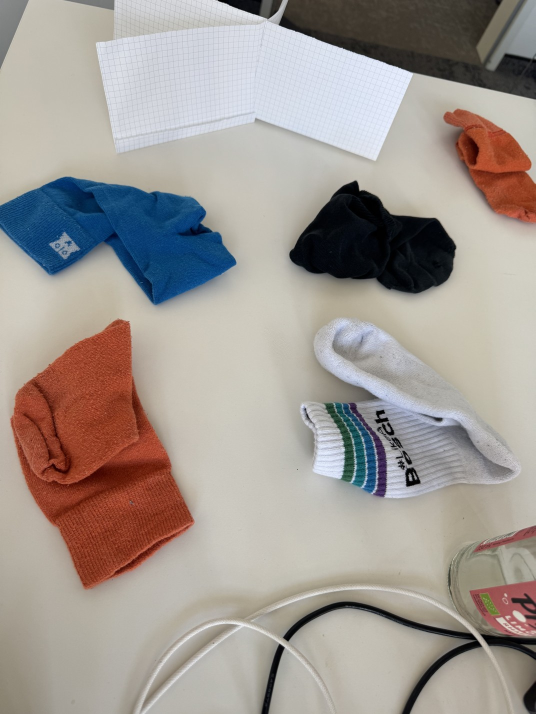
#> input picture colour_classifier/samples/scan_photo2.jpg, 1071 x 1428 px (shown at 1/2 size)
$ python test_sock_classifier.py
#> lines starting #> are read from the running program, lines starting #| are printed output that depends on the picture
### colour_classifier/sock_classifier.py
"""Sock colour classifier. Two modes:

CLOSE-UP (current plan): the arm moves to each known spot and the wrist camera
points straight at one sock. We read the middle of the frame and return one colour.

    from sock_classifier import ArmCamera, read_sock_colour
    cam = ArmCamera(0)                     # wrist webcam index (or IP-cam URL); open once
    colour = read_sock_colour(cam)         # arm at the spot -> "blue" / "empty" / "unknown"

  or, if LeRobot already owns the camera:
    colour = identify_sock(robot.get_observation()["wrist"])

  Setup (with the real wrist camera, at the real close-up pose):
    python sock_classifier.py closeup-teach --camera 1   # SPACE per sock, type its colour
    python sock_classifier.py closeup-run   --camera 1   # live check

SCAN (kept for later): the arm parks at a "scan" (null) pose where the wrist camera sees every sock
spot. Because the pose is repeatable, each spot is a fixed box in the image,
and we only need to say which colour sits in each box.

Robot integration (same Python process as the LeRobot code):

    from sock_classifier import identify_socks
    obs = robot.get_observation()          # arm parked at the scan pose
    socks = identify_socks(obs["wrist"])   # LeRobot frames are RGB (the default here)
    # -> {"spot1": "black", "spot2": "white", "spot3": "empty", "spot4": "unknown"}

Each value is a taught colour name, "empty" (if taught), or "unknown" (nothing
close enough, so don't act on it). Spots come back in a fixed order (spot1, spot2, ...).

Setup workflow (arm parked at the scan pose each time; pass the same
--width/--height as the robot's camera config):
  python sock_classifier.py capture --camera 1           # align camera, SPACE saves a picture
  python sock_classifier.py spots --image captures/latest.png   # draw a box per spot + bare table
  python sock_classifier.py teach --image captures/latest.png   # type the colour in each spot
  python sock_classifier.py run   --camera 1             # live {spot: colour}

--spots other.json uses a different set of spots (e.g. for a test photo).
`spots` / `teach` with --camera instead of --image open the same live preview
first. `teach` before `spots` exists (or with --free) lets you box each sock by
hand, so colours can be taught before the spots are decided.
"""

import argparse
import json
import sys
import time
from pathlib import Path

import cv2
import numpy as np

HERE = Path(__file__).parent
SPOTS_FILE = HERE / "spots.json"
COLOURS_FILE = HERE / "colours.json"
CLOSEUP_COLOURS_FILE = HERE / "colours_closeup.json"
# Used until `closeup-teach` has been run on this machine: taught from phone photos of our socks.
SAMPLE_CLOSEUP_COLOURS_FILE = HERE / "samples" / "colours_closeup_phone.json"
CAPTURE_DIR = HERE / "captures"

# Only the centre of each box is used, so small pose errors don't pull in the table.
SHRINK = 0.2
# A reading is "unknown" (not confident) when either:
#  - it's farther than MAX_DIST (Lab delta-E) from every taught colour, or
#  - the best match isn't clearly better than the runner-up: best distance must be
#    at most MAX_RATIO x the second-best (0.6 = runner-up at least ~1.7x farther).
MAX_DIST = 25.0
MAX_RATIO = 0.6
# Every frame is rescaled so the bare-table box reads this grey, cancelling
# exposure / white-balance drift (otherwise a dim white sock looks like the table).
TABLE_GREY = 180.0
# Close-up mode reads a centred box this fraction of the frame's width/height.
CENTRE = 0.5
# Cheap webcam handling: frames per reading (averaged + voted), seconds to let
# auto-exposure settle after opening (first frames are dark), and stale frames
# dropped before each reading (so we don't read what the camera saw mid-move).
N_FRAMES = 5
WARMUP_S = 1.5
FLUSH_FRAMES = 5
# Windows are shown at most this wide so they fit on a laptop screen.
DISPLAY_WIDTH = 1280

UNKNOWN, EMPTY = "unknown", "empty"
GREEN, ORANGE, YELLOW = (0, 220, 0), (0, 160, 255), (0, 255, 255)


# ── colour maths ────────────────────────────────────────────────────────────

def crop(frame: np.ndarray, box: list[float]) -> np.ndarray:
    """Centre part of a normalised (x, y, w, h) box."""
    h, w = frame.shape[:2]
    x, y, bw, bh = box
    x0 = int((x + bw * SHRINK / 2) * w)
    y0 = int((y + bh * SHRINK / 2) * h)
    x1 = int((x + bw * (1 - SHRINK / 2)) * w)
    y1 = int((y + bh * (1 - SHRINK / 2)) * h)
    return frame[y0:max(y1, y0 + 1), x0:max(x1, x0 + 1)]


def table_scale(frame_bgr: np.ndarray, spots: dict) -> np.ndarray:
    """Per-channel gain that makes the bare-table box read TABLE_GREY."""
    table = np.median(crop(frame_bgr, spots["_table"]).reshape(-1, 3), axis=0).astype(np.float32)
    return TABLE_GREY / np.maximum(table, 1.0)


def spot_lab(frame_bgr: np.ndarray, box: list[float], scale: np.ndarray) -> np.ndarray:
    """Median CIE-Lab colour of a spot after lighting correction."""
    patch = np.clip(crop(frame_bgr, box).astype(np.float32) * scale, 0, 255)
    lab = cv2.cvtColor(patch / 255.0, cv2.COLOR_BGR2LAB)
    return np.median(lab.reshape(-1, 3), axis=0)


def sock_spots(spots: dict) -> dict:
    return {k: v for k, v in spots.items() if not k.startswith("_")}


def to_bgr_uint8(image, rgb: bool) -> np.ndarray:
    """Accept numpy or torch, HWC or CHW, uint8 or float in [0, 1]; return BGR uint8 HWC."""
    if hasattr(image, "detach"):  # torch tensor
        image = image.detach().cpu().numpy()
    image = np.asarray(image)
    if image.ndim == 4 and image.shape[0] == 1:  # batch of one
        image = image[0]
    if image.ndim != 3:
        raise ValueError(f"Expected a colour image, got shape {image.shape}")
    if image.shape[0] == 3 and image.shape[-1] != 3:  # CHW -> HWC
        image = np.transpose(image, (1, 2, 0))
    if image.dtype != np.uint8:
        image = image.astype(np.float32)
        if image.max() <= 1.0:
            image = image * 255.0
        image = np.clip(image, 0, 255).astype(np.uint8)
    return cv2.cvtColor(image, cv2.COLOR_RGB2BGR) if rgb else image


def ranked(lab: np.ndarray, refs: dict[str, np.ndarray]) -> list[tuple[float, str]]:
    """[(distance, colour), ...] from closest to farthest taught colour."""
    return sorted((float(np.linalg.norm(r - lab, axis=1).min()), c) for c, r in refs.items())


def nearest(lab: np.ndarray, refs: dict[str, np.ndarray], max_dist: float = MAX_DIST,
            max_ratio: float = MAX_RATIO) -> tuple[str, float]:
    """Closest taught colour and its distance, or "unknown" if it isn't a confident match:
    too far from every taught colour, or almost as close to a second colour."""
    ranking = ranked(lab, refs)
    best_d, best = ranking[0]
    if best_d > max_dist:
        return UNKNOWN, best_d
    if len(ranking) > 1 and best_d > max_ratio * ranking[1][0]:
        return UNKNOWN, best_d
    return best, best_d


# [6 lines left out: function describe, not called in this run]


def centre_box(frac: float = CENTRE) -> list[float]:
    return [(1 - frac) / 2, (1 - frac) / 2, frac, frac]


def load_json(path: Path, hint: str) -> dict:
    if not path.exists():
        raise FileNotFoundError(f"{path} not found. {hint}")
    return json.loads(path.read_text())


class SockClassifier:
    """Loads spots.json + colours.json once; classify() is then a few milliseconds per frame."""

    def __init__(self, spots_file=SPOTS_FILE, colours_file=COLOURS_FILE, max_dist=MAX_DIST, max_ratio=MAX_RATIO):
        self.spots_file, self.colours_file, self.max_dist = Path(spots_file), Path(colours_file), max_dist
        self.max_ratio = max_ratio
        self.reload()

    def reload(self):
        """Re-read the files, e.g. after re-running `teach` while the robot program is running."""
        self.spots = load_json(self.spots_file, "Run `sock_classifier.py spots` first.")
        self.colours = load_json(self.colours_file, "Run `sock_classifier.py teach` first.")
        if "_table" not in self.spots:
            raise ValueError(f"{self.spots_file.name} has no bare-table box. Re-run `sock_classifier.py spots`.")
        if not self.colours:
            raise ValueError(f"{self.colours_file.name} has no colours. Run `sock_classifier.py teach`.")
        self.refs = {c: np.array(r, dtype=np.float32) for c, r in self.colours.items()}

    # [4 lines left out: function colour_names, not called in this run]

    def _check_size(self, frame: np.ndarray):
        if "_size" not in self.spots:
            return
        sw, sh = self.spots["_size"]
        h, w = frame.shape[:2]
        if abs(w / h - sw / sh) > 0.02:
            raise ValueError(f"Camera frame is {w}x{h} but spots were drawn on a {sw}x{sh} picture, so the "
                             "boxes would land in the wrong place. Set the robot camera to the same "
                             "resolution, or redo `spots` with --width/--height matching the robot config.")

    def classify_detailed(self, image, rgb: bool = True) -> dict[str, tuple[str, float]]:
        """Return {spot: (colour, distance)}; distance < ~10 is a confident match."""
        frame = to_bgr_uint8(image, rgb)
        self._check_size(frame)
        scale = table_scale(frame, self.spots)
        out = {}
        for name, box in sock_spots(self.spots).items():
            out[name] = nearest(spot_lab(frame, box, scale), self.refs, self.max_dist, self.max_ratio)
        return out

    def classify(self, image, rgb: bool = True) -> dict[str, str]:
        """Return {spot: colour} for every spot. `rgb=False` for raw OpenCV (BGR) frames."""
        return {k: v[0] for k, v in self.classify_detailed(image, rgb).items()}


_default: SockClassifier | None = None


# [11 lines left out: function identify_socks, not called in this run]


class CloseUpClassifier:
    """Close-up mode: the camera points straight at one sock; returns its colour.

    No lighting correction here (there's no bare table in view), so teach the
    colours with the same camera at the same pose the robot uses.
    """

    def __init__(self, colours_file=None, centre=CENTRE, max_dist=MAX_DIST, max_ratio=MAX_RATIO):
        if colours_file is None:
            colours_file = CLOSEUP_COLOURS_FILE
            if not colours_file.exists():
                colours_file = SAMPLE_CLOSEUP_COLOURS_FILE
                print(f"[sock_classifier] No {CLOSEUP_COLOURS_FILE.name} yet, using the sample colours from phone "
                      "photos. Run `closeup-teach` with the arm camera for reliable results.")
        self.colours_file, self.box, self.max_dist = Path(colours_file), centre_box(centre), max_dist
        self.max_ratio = max_ratio
        self.reload()

    def reload(self):
        """Re-read the colours, e.g. after re-running `closeup-teach` while the robot program runs."""
        self.colours = load_json(self.colours_file, "Run `sock_classifier.py closeup-teach` first.")
        if not self.colours:
            raise ValueError(f"{self.colours_file.name} has no colours. Run `sock_classifier.py closeup-teach`.")
        self.refs = {c: np.array(r, dtype=np.float32) for c, r in self.colours.items()}

    # [4 lines left out: function colour_names, not called in this run]

    def lab(self, image, rgb: bool = True) -> np.ndarray:
        return closeup_lab(to_bgr_uint8(image, rgb), self.box)

    # [16 lines left out: function classify_detailed, not called in this run]

    def classify(self, image, rgb: bool = True) -> str:
        """Colour of the sock in the middle of the frame(s). `rgb=False` for raw OpenCV (BGR) frames."""
        return self.classify_detailed(image, rgb)[0]

    def read(self, camera: "ArmCamera", n: int = N_FRAMES) -> tuple[str, float]:
        """Take a fresh multi-frame reading from the webcam: (colour, distance)."""
        return self.classify_detailed(camera.frames(n), rgb=False)


# [6 lines left out: function closeup_lab, not called in this run]


class ArmCamera:
    """The wrist webcam, read carefully because it's a cheap camera. Frames are BGR.

    source: camera index (0, 1, ...), a video stream URL, or a phone IP-webcam snapshot
    URL ending in .jpg (like ip_cam.py). Open it once and keep it open; opening takes
    WARMUP_S seconds while auto-exposure settles.
    """

    # [37 lines left out: functions __init__, read, frames, not called in this run]

    def close(self):
        if self.cap is not None:
            self.cap.release()

    def __enter__(self):
        return self

    def __exit__(self, *exc):
        self.close()


NO_SCALE = np.ones(3, dtype=np.float32)
_default_closeup: CloseUpClassifier | None = None


# [16 lines left out: functions _closeup, identify_sock, not called in this run]


def read_sock_colour(camera: ArmCamera, n: int = N_FRAMES) -> str:
    """Robot entry point when you own the webcam: fresh n-frame reading -> colour."""
    return _closeup().read(camera, n)[0]


# ── window helpers ──────────────────────────────────────────────────────────

# [153 lines left out: functions fit, close_windows, banner, draw_centre, draw, open_camera and 4 more, not called in this run]


# ── commands ────────────────────────────────────────────────────────────────

def cmd_capture(args):
    live_capture(args, json.loads(SPOTS_FILE.read_text()) if SPOTS_FILE.exists() else None)


# [140 lines left out: functions cmd_spots, cmd_teach, cmd_run, cmd_closeup_teach, swatch, cmd_closeup_run, not called in this run]


# [21 lines that do not run on import are left out]

### colour_classifier/test_sock_classifier.py
"""Self-test on the bundled sample photos; needs no camera or robot.

    python colour_classifier/test_sock_classifier.py

Colours were taught from photo 1 (samples/closeup_teach, samples/scan_photo1.jpg)
and are tested on photo 2, where the socks moved and the lighting is warmer.
"""

import sys
from pathlib import Path

import cv2
import numpy as np

sys.path.insert(0, str(Path(__file__).parent))
from sock_classifier import CloseUpClassifier, SockClassifier  # noqa: E402

SAMPLES = Path(__file__).parent / "samples"


def check(name: str, got: str, expected: str, dist: float) -> bool:
    ok = got == expected
    print(f"  {name:18s} {got:8s} distance {dist:4.1f}   {'OK' if ok else 'WRONG, expected ' + expected}")
    return ok


def test_closeup() -> bool:
    print("Close-up mode (camera pointing at one sock):")
    clf = CloseUpClassifier(colours_file=SAMPLES / "colours_closeup_phone.json")
#> (reads colour_classifier/samples/colours_closeup_phone.json from the repository)
    ok = True
    for path in sorted((SAMPLES / "closeup_test").glob("*.jpg")):
        bgr = cv2.imread(str(path))
        colour, dist = clf.classify_detailed(bgr, rgb=False)
        ok &= check(path.name, colour, path.stem.split("_")[0], dist)
        # the robot passes RGB frames (LeRobot default); must give the same answer
        ok &= clf.classify(np.ascontiguousarray(bgr[..., ::-1])) == colour
    return ok


def test_scan() -> bool:
    print("Scan mode (one picture, several fixed spots):")
    clf = SockClassifier(spots_file=SAMPLES / "scan_spots.json", colours_file=SAMPLES / "colours_scan_phone.json")
#> (reads colour_classifier/samples/scan_spots.json from the repository)
#> (reads colour_classifier/samples/colours_scan_phone.json from the repository)
    expected = {"spot1": "blue", "spot2": "black", "spot3": "orange",
                "spot4": "white", "spot5": "empty", "spot6": "orange"}
    ok = True
    for spot, (colour, dist) in clf.classify_detailed(cv2.imread(str(SAMPLES / "scan_photo2.jpg")), rgb=False).items():
#> in to_bgr_uint8, image is the input picture: shape (1428, 1071, 3); mean B, G, R 147.1, 152.9, 160.7
#> in crop, `return frame[y0:max(y1, y0 + 1), x0:max(x1, x0 + 1)]`:
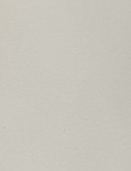
#> returned value: shape (171, 131, 3); mean of channels 0, 1, 2 188.4, 197.5, 200.6; drawn as B, G, R
#> in table_scale, `table = np.median(crop(frame_bgr, spots["_table"]).reshape(-1, 3), axi..`: table = [189, 198, 201]
#> in classify_detailed, `scale = table_scale(frame, self.spots)`: scale = [0.952, 0.909, 0.896]
#> the loop in classify_detailed, `for name, box in sock_spots(self.spots).items():` made 6 passes
#> (best_d in nearest, best in nearest) on passes 1 to 6: (7.14, 'blue'), (7.53, 'black'), (6.11, 'orange'), (3.8, 'white'), (1.43, 'empty'), (5.39, 'orange')
#> pass 1, in spot_lab, `patch = np.clip(crop(frame_bgr, box).astype(np.float32) * scale, 0, 255)`:
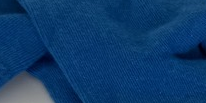
#> patch: shape (103, 206, 3) float32; mean B, G, R 106.2, 58.8, 14.1
#> pass 2, in spot_lab (call 2), `patch = np.clip(crop(frame_bgr, box).astype(np.float32) * scale, 0, 255)`:
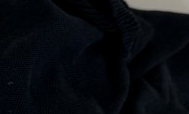
#> patch: shape (114, 189, 3) float32; mean B, G, R 16.4, 11.8, 9.2
#> after the loop in classify_detailed, `for name, box in sock_spots(self.spots).items():`: out = {'spot1': ('blue', 7.14), 'spot2': ('black', 7.53), 'spot3': ('orange', 6.11), 'spot4': ('white', 3.8), 'spot5': ('empty', 1.43), 'spot6': ('orange', 5.39)}
        ok &= check(spot, colour, expected[spot], dist)
#> in check, `ok = got == expected`: ok = True
#|   spot1              blue     distance  7.1   OK
#> ok = True
    return ok


if __name__ == "__main__":
    results = [test_closeup(), test_scan()]
    print("\nALL PASSED" if all(results) else "\nSOME CHECKS FAILED")
    sys.exit(0 if all(results) else 1)
#> (the program exits here)
